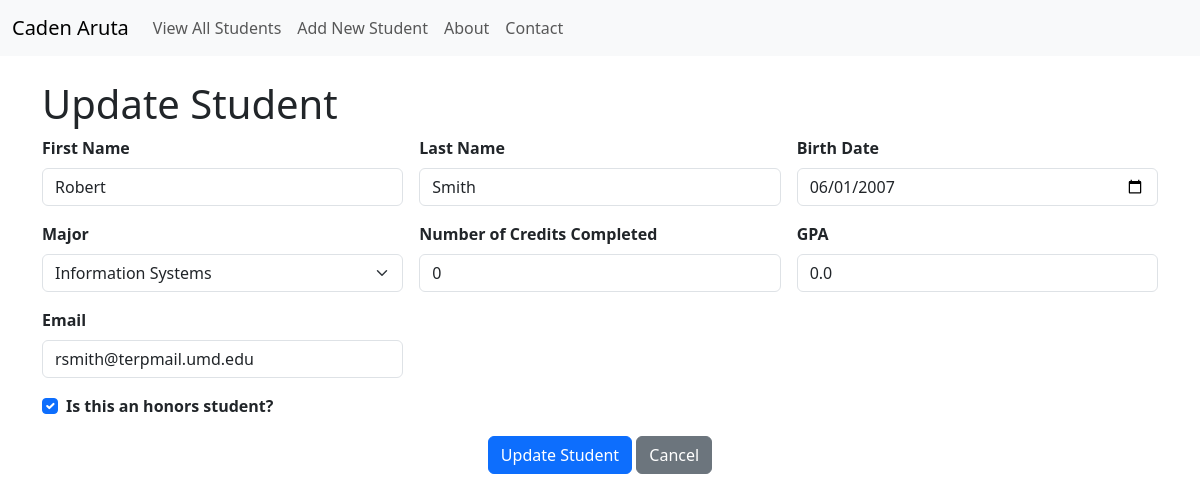
The app's page /student/update/1 with its own data.
### models.py (models this page shows, shortened)
class Student(db.Model):
    __tablename__ = "student"
    student_id = db.Column(db.Integer, primary_key=True)
    first_name = db.Column(db.String(30), nullable=False)
    last_name = db.Column(db.String(50), nullable=False)
    major_id = db.Column(db.Integer, db.ForeignKey('major.major_id'))
    birth_date = db.Column(db.DateTime, nullable=False)
    num_credits_completed = db.Column(db.Integer, nullable=False)
    gpa = db.Column(db.Float, nullable=False)
    is_honors = db.Column(db.Boolean, nullable=False)
    email = db.Column(db.String(100), nullable=False)

### app.py (the view, shortened to what this page needs)
@app.route('/student/update/<int:student_id>', methods=['GET', 'POST'])
def student_edit(student_id):
    if request.method == 'GET':
        student = Student.query.filter_by(student_id=student_id).first()
        majors = Major.query.order_by(Major.major).all()
        if student:
            return render_template('student_entry.html', student=student, majors=majors, action='update')
        else:
            flash('Student attempting to be edited could not be found!', 'error')
    return redirect(url_for('student_view_all'))

### templates/student_entry.html (shortened to what this page needs)
{% extends "base.html" %}
{% block page_head %}
  {% if action == 'create' %}Add New Student
  {% elif action == 'update' %}Update Student
  {% else %}View Student{% endif %}
{% endblock %}
{% block page_content %}
<form class="row g-3"
      action="{{ url_for('student_edit', student_id=student['student_id']) if student else url_for('student_create') }}" method="post">
  <div class="col-md-4">
    <label for="first_name" class="form-label"><strong>First Name</strong></label>
    {% if action in ['create', 'update'] %}
    <input type="text" class="form-control" id="first_name" name="first_name"
           value="{{ student['first_name'] if student else '' }}" maxlength="30" required>
    {% else %}<br>{{ student['first_name'] }}{% endif %}
  </div>
  <div class="col-md-4">
    <label for="last_name" class="form-label"><strong>Last Name</strong></label>
    {% if action in ['create', 'update'] %}
    <input type="text" class="form-control" id="last_name" name="last_name"
           value="{{ student['last_name'] if student else '' }}" maxlength="50" required>
    {% else %}<br>{{ student['last_name'] }}{% endif %}
  </div>
  <div class="col-md-4">
    <label for="birth_date" class="form-label"><strong>Birth Date</strong></label>
    {% if action in ['create', 'update'] %}
    <input type="date" class="form-control" id="birth_date" name="birth_date"
           value="{{ student['birth_date'].strftime('%Y-%m-%d') if student else '' }}" required>
    {% else %}<br>{{ student['birth_date'].strftime('%m/%d/%Y') }}{% endif %}
  </div>
  <div class="col-md-4">
    <label for="major_id" class="form-label"><strong>Major</strong></label>
    {% if action in ['create', 'update'] %}
    <select name="major_id" id="major_id" class="form-select" required>
      {% for each_major in majors %}
      <option value="{{ each_major['major_id'] }}"
              {{ 'selected' if student and each_major['major_id'] == student['major_id'] else ''}}>
        {{ each_major['major'] }}
      </option>
      {% endfor %}
    </select>
    {% else %}<br>
      {% for each_major in majors %}
        {{ each_major['major'] if student and each_major['major_id'] == student['major_id'] else ''}}
      {% endfor %}
    {% endif %}
  </div>
  {% if action in ['read', 'update'] %}
  <div class="col-md-4">
    <label for="num_credits_completed" class="form-label"><strong>Number of Credits Completed</strong></label>
    {% if action == 'update' %}
    <input type="number" min="0" max="200" class="form-control" id="num_credits_completed"
           name="num_credits_completed" value="{{ student['num_credits_completed'] if student else '' }}" required>
    {% else %}<br>{{ student['num_credits_completed'] }}{% endif %}
  </div>
  <div class="col-md-4">
    <label for="gpa" class="form-label"><strong>GPA</strong></label>
    {% if action == 'update' %}
    <input type="number" step="0.01" min="0.00" max="4.00" class="form-control" id="gpa" name="gpa"
           value="{{ student['gpa'] if student else '' }}" required>
    {% else %}<br>{{ student['gpa'] }}{% endif %}
  </div>
  {% endif %}
  <div class="col-md-4">
    <label for="email" class="form-label"><strong>Email</strong></label>
    {% if action in ['create', 'update'] %}
    <input type="email" class="form-control" id="email" name="email" maxlength="100"
           value="{{ student['email'] if student else '' }}" required>
    {% else %}<br>{{ student['email'] }}{% endif %}
  </div>
  <div class="col-12">
    {% if action in ['create', 'update'] %}
    <div class="form-check">
      <input class="form-check-input" type="checkbox" id="is_honors" name="is_honors"
             {{ 'checked' if student and student['is_honors'] == True else '' }}>
    {% endif %}
      <label class="form-check-label" for="is_honors">
        <strong>Is this an honors student?</strong>
      </label>
    {% if action in ['create', 'update'] %}</div>{% endif %}
  </div>
  <div class="col-12 text-center">
    {% if action in ['create', 'update'] %}
    <button class="btn btn-primary" type="submit">
      {{ 'Add' if action == 'create' else 'Update' }} Student
    </button>
    {% endif %}
    <a href="{{ url_for('student_view_all') }}" class="btn btn-secondary">
      {{ 'Cancel' if action in ['create', 'update'] else 'Return' }}
    </a>
  </div>
</form>
{% endblock %}

### records on screen
Student: first_name "Robert", last_name "Smith", birth_date "06/01/2007", num_credits_completed "0", gpa "0.0", email "rsmith@terpmail.umd.edu"

### other values on screen
{{ 'Add' if action == 'create' else 'Update' }} "Update"
{{ 'Cancel' if action in ['create', 'update'] else 'Return' }} "Cancel"
form field major_id "Information Systems"
